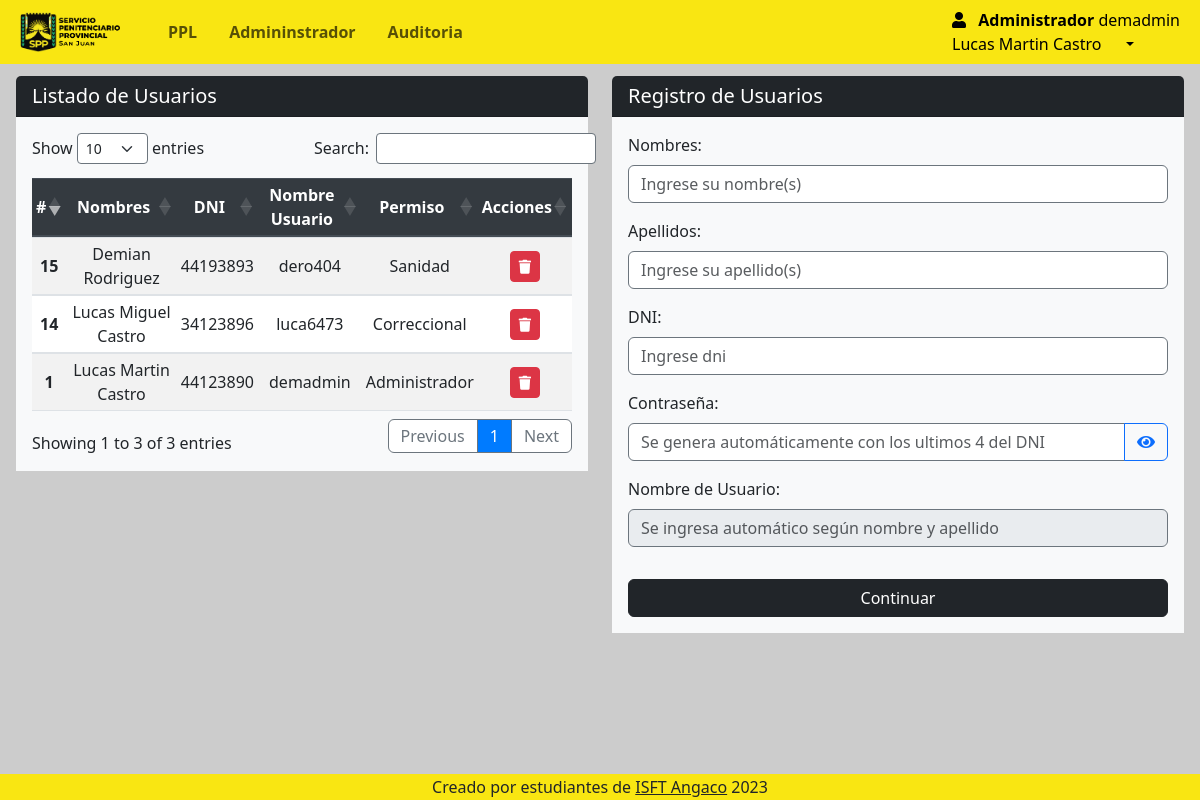
Page /Views/admin/admin_index.php (signed in) on the earlier database version.
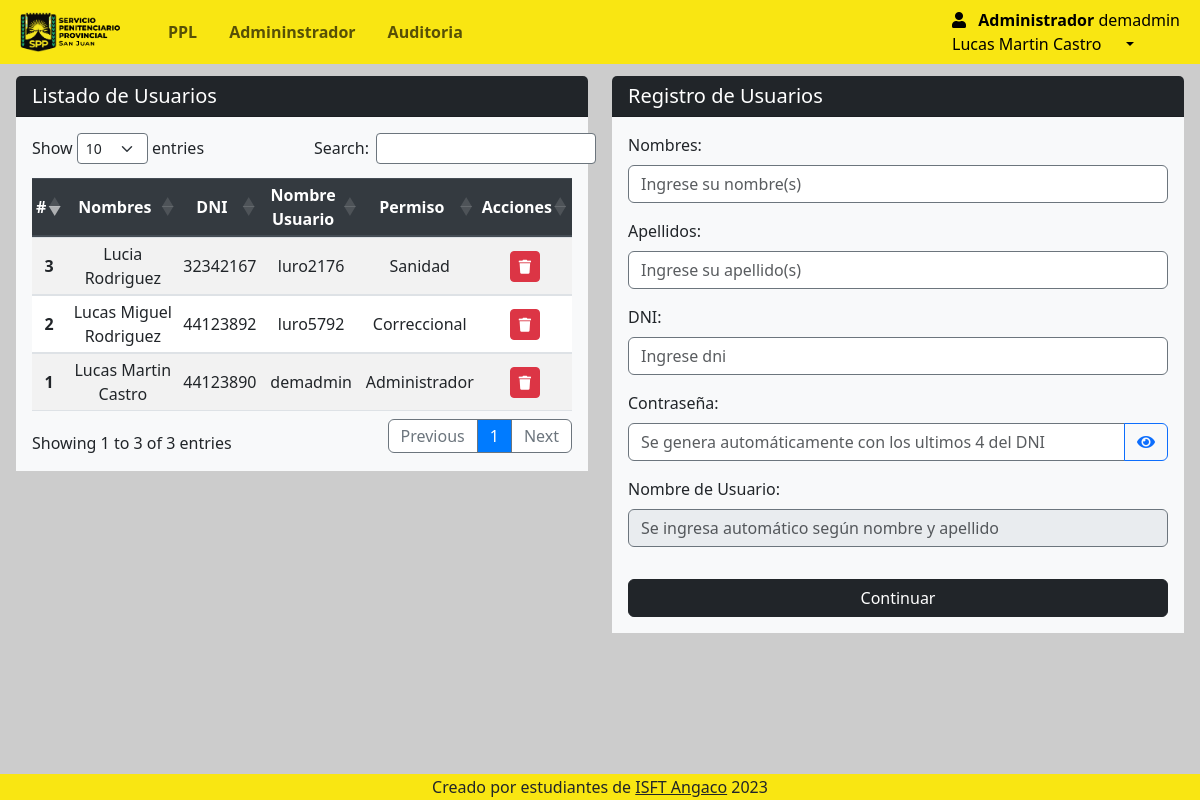
Same page on the later database version.
### tables this page shows
CREATE TABLE `rol` (
  `id_rol` int(11) NOT NULL,
  `nombre_rol` varchar(50) NOT NULL
);

CREATE TABLE `usuarios` (
  `id_usuario` int(11) NOT NULL,
  `id_persona` int(11) NOT NULL,
  `id_rol` int(11) NOT NULL,
  `nombre_usuario` varchar(50) NOT NULL,
  `contrasena` varchar(255) NOT NULL,
  `fecha_creacion` datetime DEFAULT current_timestamp(),
  `activo` tinyint(1) DEFAULT 1
);

CREATE TABLE `persona` (
  `id` int(11) NOT NULL,
  `dni` varchar(9) DEFAULT NULL,
  `apellidos` varchar(50) NOT NULL,
  `nombres` varchar(50) NOT NULL,
  `fechanac` date NOT NULL,
  `edad` int(3) NOT NULL,
  `direccion` varchar(255) NOT NULL DEFAULT 'Sin dirección',
  `genero` varchar(50) NOT NULL,
  `estadocivil` varchar(50) NOT NULL,
  `estado` varchar(150) NOT NULL DEFAULT 'Activo'
);

### Views/admin/admin_index.php (the view, shortened to what this page needs)
<?php
require 'navbar.php';
require '../../conn/connection.php';
?>
<section class="content mt-3">
    <div class="row">
        <div class="col mx-3">
            <div class="row">
                <div class="col">
                    <div class="card rounded-2 border-0">
                        <h5 class="card-header bg-dark text-white">Listado de Usuarios</h5>
                        <div class="card-body bg-light">
                            <form id="inscripcionForm" action="" method="post">
                                <table id="example" class="table table-striped table-sm" style="width:100%">
                                    <thead class="thead-dark">
                                        <th>#</th>
                                        <th>Nombres</th>
                                        <th>DNI</th>
                                        <th>Nombre Usuario</th>
                                        <th>Permiso</th>
                                        <th>Acciones</th>
                                    </thead>
                                    <tbody>
                                        <?php
                                        try {
                                            $db = new PDO("mysql:host=$db_host;dbname=$db_name", $db_user, $db_password);
                                            $db->setAttribute(PDO::ATTR_ERRMODE, PDO::ERRMODE_EXCEPTION);
                                            $query = "SELECT u.*, p.nombres, p.apellidos, p.dni, r.nombre_rol AS nombre_rol
                                            FROM usuarios u
                                            JOIN persona p ON u.id_persona = p.id
                                            JOIN rol r ON u.id_rol = r.id_rol   WHERE u.activo = '1'";
                                            $stmt = $db->prepare($query);
                                            $stmt->execute();
                                            $usuarioss = $stmt->fetchAll(PDO::FETCH_ASSOC);
                                            foreach ($usuarioss as $usuarios) {
                                        ?>
                                                <tr>
                                                    <th scope="row"><?php echo $usuarios['id_usuario'] ?></th>
                                                    <td><?php echo $usuarios['nombres'] . ' ' . $usuarios['apellidos'] ?></td>
                                                    <td><?php echo $usuarios['dni'] ?></td>
                                                    <td><?php echo $usuarios['nombre_usuario'] ?></td>
                                                    <td><?php echo $usuarios['nombre_rol'] ?></td>
                                                    <td class="text-center">
                                                        <div class="btn-group">
                                                            <a href="javascript:eliminar4(<?php echo $usuarios['id_usuario']; ?>)" class="btn btn-danger btn-sm" type="button" title="Borrar">
                                                                <i class="fas fa-trash"></i>
                                                            </a>
                                                        </div>
                                                    </td>
                                                </tr>
                                        <?php
                                            }
                                        } catch (PDOException $e) {
                                            echo "Error: " . $e->getMessage();
                                        }
                                        ?>
                                    </tbody>
                                </table>
                            </form>
                        </div>
                    </div>
                </div>
                <div class="col">
                    <div class="card rounded-2 border-0">
                        <h5 class="card-header bg-dark text-white">Registro de Usuarios</h5>
                        <div class="card-body bg-light">
                            <form id="formulario" action="" method="post" enctype="multipart/form-data">
                                <div id="seccion_inicial">
                                    <div class="form-group">
                                        <label for="nombres">Nombres:</label>
                                        <input type="text" class="form-control" id="nombres" name="nombres" placeholder="Ingrese su nombre(s)" required>
                                    </div>
                                    <div class="form-group">
                                        <label for="apellidos">Apellidos:</label>
                                        <input type="text" class="form-control" id="apellidos" name="apellidos" placeholder="Ingrese su apellido(s)" required>
                                    </div>
                                    <div class="form-group">
                                        <label for="dni">DNI:</label>
                                        <input type="text" class="form-control" id="dni" name="dni" placeholder="Ingrese dni" required>
                                    </div>
                                    <div class="form-group">
                                        <label for="contrasena">Contraseña:</label>
                                        <div class="input-group">
                                            <input type="password" class="form-control" id="contrasena" name="contrasena" placeholder="Se genera automáticamente con los ultimos 4 del DNI" >
                                            <div class="input-group-append">
                                                <button class="btn btn-outline-primary" type="button" id="togglePassword" onclick="togglePassword()">
                                                    <i class="fas fa-eye"></i>
                                                </button>
                                            </div>
                                        </div>
                                    </div>
                                    <div class="form-group">
                                        <label for="nombre_usuario">Nombre de Usuario:</label>
                                        <input type="text" class="form-control" id="nombre_usuario" name="nombre_usuario" placeholder="Se ingresa automático según nombre y apellido" readonly>
                                    </div>
                                    <button type="button" class="btn btn-dark btn-block mt-3" onclick="mostrarCamposAdicionales()">Continuar</button>
                                </div>
                            </form>
                        </div>
                    </div>
                </div>
            </div>
        </div>
    </div>
</section>
<?php require 'footer.php'; ?>

### Views/admin/navbar.php (shortened to what this page needs)
<?php
require '../../conn/connection.php';
$id_rol = $_SESSION['id_rol'];
$id_usuario= $_SESSION['id_usuario'];
$query = "SELECT * FROM rol WHERE id_rol = ?";
$stmt = $conexion->prepare($query);
$stmt->bind_param("i", $id_rol);
$stmt->execute();
$result = $stmt->get_result();
if ($result && $result->num_rows > 0) {
  $rol = $result->fetch_assoc();
  $nombre_rol = $rol['nombre_rol'];
} else {
  $nombre_rol = "Usuario Desconocido";
}
?>
<!DOCTYPE html>
<html lang="es">
<head>
  <link rel="stylesheet" href="https://use.fontawesome.com/releases/v5.8.2/css/all.css">
  <link rel="stylesheet" href="../../css/style.css">
  <link href="https://cdn.jsdelivr.net/npm/bootstrap@5.3.2/dist/css/bootstrap.min.css" rel="stylesheet">
  <link rel="stylesheet" href="https://maxcdn.bootstrapcdn.com/bootstrap/4.5.2/css/bootstrap.min.css">
  <link rel="stylesheet" href="https://cdnjs.cloudflare.com/ajax/libs/twitter-bootstrap/5.3.0/css/bootstrap.min.css">
  <link rel="stylesheet" href="https://cdn.datatables.net/1.13.7/css/dataTables.bootstrap5.min.css">
  <link rel="stylesheet" type="text/css" href="https://cdn.datatables.net/1.13.1/css/dataTables.bootstrap5.min.css" />
  <link rel="stylesheet" type="text/css" href="https://cdn.datatables.net/buttons/2.3.3/css/buttons.bootstrap5.min.css" />
  <link rel="stylesheet" href="https://cdn.jsdelivr.net/npm/bootstrap@5.3.0-alpha1/dist/css/bootstrap.min.css" />
  <link rel="stylesheet" href="https://cdnjs.cloudflare.com/ajax/libs/font-awesome/6.2.1/css/all.min.css" />
  <link rel="stylesheet" href="https://cdnjs.cloudflare.com/ajax/libs/font-awesome/5.15.4/css/all.min.css">
</head>
<body>
  <div style="height:60px">
    <nav class="navbar navbar-expand-lg fixed-top my-0 py-0" style="background-color: #f9e612;">
      <div class="container-fluid ml-2 ">
        <a href="index.php" class="navbar-brand mb-0 pr-4 ">
          <img class="d-line-block align-top " src="../../img/LOGO2.ico" width="100px" style="margin-right:0px">
        </a>
        <div class="collapse navbar-collapse " id="navbarNav">
          <ul class="navbar-nav mr-auto ">
            <li class="nav-item  pr-3">
              <a class="nav-link " href="ppl_index.php"><b>PPL</b></a>
            </li>
            <?php
              if ($_SESSION['id_rol'] === 1) {
            ?>
                  <li class="nav-item  pr-3">
                    <a class="nav-link " href="admin_index.php"><b>Admininstrador</b></a>
                  </li>
            <?php
              }
            ?>
            <?php
              if ($_SESSION['id_rol'] === 1) {
            ?>
              <li class="nav-item  pr-3">
                <a class="nav-link " href="auditoria.php"><b>Auditoria</b></a>
              </li>
            <?php
              }
            ?>
          </ul>
          <form class="form-inline d-flex justify-content-end">
            <div class="collapse navbar-collapse" id="navbarNav">
              <ul class="navbar-nav">
                <li class="nav-item dropdown">
                  <a class="nav-link dropdown-toggle active" href="#" role="button" data-bs-toggle="dropdown" aria-expanded="false">
                    <i class="fas fa-user pr-2"></i>
                    <span class="mr-3">
                      <b>
                      <?php if (isset($nombre_rol)) : ?>
                        <?php echo $nombre_rol; ?>
                      <?php else : ?>
                        "Usuario Desconocido"
                      <?php endif; ?>
                      </b>
                      <span>
                        <?php if (isset($_SESSION['nombres'])) : ?>
                           <?php
                           $query = "SELECT nombre_usuario FROM usuarios WHERE activo = 1 AND id_usuario = :id_usuario";
                           $stmt = $db->prepare($query);
                           $stmt->bindParam(':id_usuario', $id_usuario, PDO::PARAM_INT);
                           $stmt->execute();
                           $usuario = $stmt->fetch(PDO::FETCH_ASSOC);
                           ?>
                          <?php echo $usuario['nombre_usuario']; ?>
                          <br>
                          <?php echo $_SESSION['nombres']; ?>
                          <?php echo $_SESSION['apellidos']; ?>
                        <?php endif; ?>
                      </span>
                    </span>
                  </a>
                </li>
            </div>
          </form>
        </div>
      </div>
    </nav>
  </div>

### Views/admin/footer.php (shortened to what this page needs)
<br/><br/>
<footer class="text-center">
    Creado por estudiantes de
    <?php if ($_SESSION['id_rol'] === 1 ) { ?>
        <a href="#" class="text-dark" data-bs-toggle="modal" data-bs-target="#creatorsModal">ISFT Angaco</a> 2023
    <?php }else{?>  ISFT Angaco 2023  <?php }?>
</footer>
</body>
</html>

### css/style.css (style rules this page uses)
body { position: relative; padding-bottom: 10px; min-height: 100vh; }
input { border-style: solid !important; border-color: #6c757d !important; border-width: 1.5px !important; }
th, td { text-align: center !important; vertical-align: middle !important; }

### Views/admin/navbar.php (style rules this page uses)
body { background: #cccccc; }

### Views/admin/footer.php (style rules this page uses)
footer { background: #f9e612; width: 100%; padding: 1px; position: absolute; bottom:0; }

Differences in the rows shown:
removed usuarios: id_usuario "14", id_persona.nombres "Lucas Miguel", id_persona.apellidos "Castro", id_persona.dni "34123896", nombre_usuario "luca6473", id_rol.nombre_rol "Correccional"
removed usuarios: id_usuario "15", id_persona.nombres "Demian", id_persona.apellidos "Rodriguez", id_persona.dni "44193893", nombre_usuario "dero404", id_rol.nombre_rol "Sanidad"
added usuarios: id_usuario "2", id_persona.nombres "Lucas Miguel", id_persona.apellidos "Rodriguez", id_persona.dni "44123892", nombre_usuario "luro5792", id_rol.nombre_rol "Correccional"
added usuarios: id_usuario "3", id_persona.nombres "Lucia", id_persona.apellidos "Rodriguez", id_persona.dni "32342167", nombre_usuario "luro2176", id_rol.nombre_rol "Sanidad"
